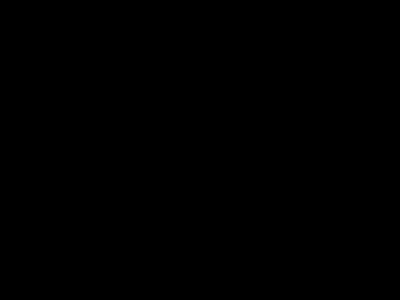
Frame 1 (no input)
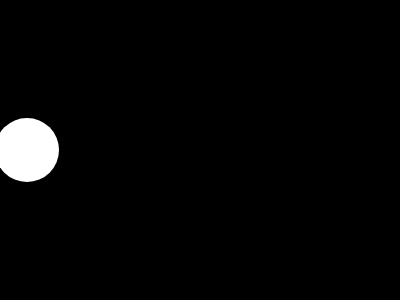
Frame 60 (no input)
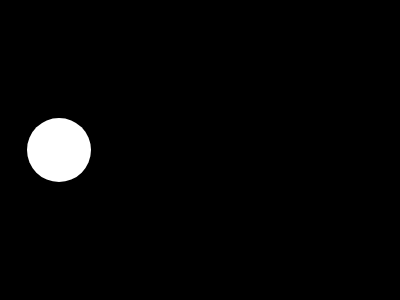
Frame 120 (the mouse pressed at the canvas centre since frame 60)

The p5.js sketch that drew these frames (run headless with seeded random() and noise() and a simulated clock; from frame 60 on, the mouse is pressed at the canvas centre):

// p5.js sketch
// ── sketch.js
// Make Your Own (Make Your Own Variable)
// Code! Programming with p5.js
// The Coding Train / Daniel Shiffman
// https://thecodingtrain.com/beginners/p5js/2.2-make-your-own.html
// https://youtu.be/dRhXIIFp-ys

// Make Your Own Variable: https://editor.p5js.org/codingtrain/sketches/xPXNdPy17
// Growing Circle Exercise: https://editor.p5js.org/codingtrain/sketches/ehbMJ-otC

let circleX;

function setup() {
  createCanvas(400, 300);
  circleX = -32
}

function mousePressed() {
  circleX = 0;
}

function draw() {
  background(0);
  noStroke();
  fill(255);
  circle(circleX, 150, 64);
  circleX = circleX + 1;
  if (circleX > width+64) circleX = 0
}
